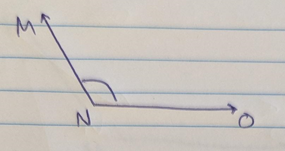
#> input picture Correct/Q1-1.png, 285 x 151 px; its folder holds only this picture in this run
$ python main.py
#> lines starting #> are read from the running program, lines starting #| are printed output that depends on the picture; after the words box and inside, x2 and y2 are one past the last pixel; in counts of white or black regions, pixels touching at a corner belong together
### image_preprocess.py
import numpy as np
import cv2

alpha = 1.8  # Contrast control (1.0-3.0)
beta = 0.1


def image_preprocess(img):
    blank_img = np.zeros((img.shape[0], img.shape[1]), dtype=np.uint8)
    contrasted = cv2.convertScaleAbs(img, alpha=alpha, beta=beta)

    hsv = cv2.cvtColor(contrasted, cv2.COLOR_BGR2HSV)

    #img = cv2.erode(hsv, kernel=None, iterations=1)
   # Threshold of blue in HSV space
    lower_blue = np.array([116, 0, 0])
    upper_blue = np.array([150, 255, 255])

   # preparing the mask to overlay
    mask = cv2.inRange(hsv, lower_blue, upper_blue)

   # The black region in the mask has the value of 0,
   # so when multiplied with original image removes all non-blue regions
    result = cv2.bitwise_and(img, img, mask = mask)

    edges = cv2.Canny(result,0, 50)
    dilate = cv2.dilate(edges, kernel=None, iterations=2)
    erode = cv2.erode(dilate, kernel=None, iterations=2)

  # Find contours
    H, W = erode.shape[:2]

   # Find contours
    contours, hierarchy = cv2.findContours(erode.copy(), cv2.RETR_TREE, cv2.CHAIN_APPROX_SIMPLE)
    boxes = []

    for contour in contours:
      x, y, w, h = cv2.boundingRect(contour)
      boxes.append((x,y,w,h))

    for box in boxes:
        x, y, w, h = box

        if (w > 10 and w < 25) and (h > 10 and h<30):
          xmin = x
          xmax = x+w-15
          ymin = y
          ymax = y+h-15
          cv2.rectangle(erode.copy(), (xmin, ymin), (xmax, ymax), (0, 0, 0), -1)

    lines = cv2.HoughLinesP(erode, rho=1, theta=np.pi/180, threshold=50, minLineLength=90, maxLineGap=40)

    if lines is not None:
      for line in lines:
        x1, y1, x2, y2 = line[0]
        cv2.line(blank_img, (x1, y1), (x2, y2), 255, 2)

    binary_image = cv2.erode(blank_img, kernel=(5,5), iterations=1)

    return erode, binary_image

### draw_geometery.py
import cv2
from utils import measure_distance, calculate_angle

def draw_geometery(black_img, erode, img):

    error_note = ''

    contours, _ = cv2.findContours(erode, cv2.RETR_EXTERNAL, cv2.CHAIN_APPROX_SIMPLE)
    contours = sorted(contours, key = cv2.contourArea)

    H, W = erode.shape[:2]

    for c in contours:
        x, y, w, h = cv2.boundingRect(c)
        # Filter out small contours
        if (w > 10 and w < 50) and (h > 10 and h<50):
            continue
        cv2.drawContours(img, [c], -1, (0, 255, 0), 3, -1)

    contours, _ = cv2.findContours(black_img, cv2.RETR_EXTERNAL, cv2.CHAIN_APPROX_SIMPLE)
    contours = sorted(contours, key = cv2.contourArea)

    angle = 0
    cropped_arc = erode

    if contours:
        contour = contours[-1]
        points = []

        epsilon = 0.01 * cv2.arcLength(contour, False)
        approx = cv2.approxPolyDP(contour, epsilon, False)

        if len(approx) >= 3:
            for i in range(len(approx)):
                points.append(approx[i][0].tolist())

            for i in points:
                for j in points:
                    d = measure_distance(i, j)
                    if d == 0:
                        continue
                    elif d < 50 and d > 0:
                        points.remove(j)

        if len(points) >=3:
            angle = calculate_angle(points[0], points[1], points[2])

            if angle <=90:
              x_center, y_bottom = points[0]
            else:
              x_center, y_bottom = points[1]

            x1 = x_center - 40
            x2 = x_center + 40
            y1 = y_bottom - 50
            y2 = y_bottom + 5

            cropped_arc = erode[y1:y2, x1:x2]

            for point in points:
                cv2.circle(img, tuple(point), 8, (0, 0, 255), -1)

            #cv2.line(img, points[0], points[1],  (0, 255, 0), 4)
            #cv2.line(img, points[1], points[2], (0, 255, 0), 4)
        else:
            error_note = "Not enough vertices to calculate an angle."
    else:
        error_note = "No contours found."
    return img, angle, cropped_arc, error_note

### utils.py
import re
import numpy as np
import math
import cv2

# calcualte the angle between two lines
def calculate_angle(point1, point2, point3):
    """
    Calculate the angle between the line from point1 to point2 and from point2 to point3.
    """
    vector1 = np.array(point1) - np.array(point2)
    vector2 = np.array(point3) - np.array(point2)

    dot_product = np.dot(vector1, vector2)
    magnitude1 = np.linalg.norm(vector1)
    magnitude2 = np.linalg.norm(vector2)

    angle = math.acos(dot_product / (magnitude1 * magnitude2))
    return np.degrees(angle)

# calcualtes the intersection over unit
# [20 lines left out: function iou, not called in this run]

# measure the distance between two points
def measure_distance(pt1, pt2):
    return ((pt1[0] - pt2[0])**2+(pt1[1] - pt2[1])**2)**0.5

# remove duplicate characters from a string
def remove_items(test_list, item):
    return list(filter((item).__ne__, test_list))

# collect unique characters
# [60 lines left out: functions unique, moderator_text, label_moderator, display_images_grid, not called in this run]

def arc_angle_measurement(cropped_arc):
   angle = 0
   contours, _ = cv2.findContours(cropped_arc, cv2.RETR_EXTERNAL, cv2.CHAIN_APPROX_SIMPLE)
   for contour in contours:
    # Fit a minimum enclosing circle to the contour
      if len(contour) >= 5:  # Ensure there are enough points to fit an ellipse or circle
        ellipse = cv2.fitEllipse(contour)
        (center, axes, angle) = ellipse

   return angle


### ocr_labels.py
import cv2
import pytesseract
from utils import moderator_text, label_moderator


def ocr_labels(image, angle):

   labels = ''
   letter = ''
   angle_label = ''

   # Convert to grayscale
   gray = cv2.cvtColor(image, cv2.COLOR_BGR2GRAY)

   thresh = cv2.threshold(gray, 0, 255,
	 cv2.THRESH_BINARY_INV | cv2.THRESH_OTSU)[1]

   # apply a distance transform which calculates the distance to the
   # closest zero pixel for each pixel in the input image
   dist = cv2.distanceTransform(thresh, cv2.DIST_L2, 5)
   # normalize the distance transform such that the distances lie in
   # the range [0, 1] and then convert the distance transform back to
   # an unsigned 8-bit integer in the range [0, 255]
   dist = cv2.normalize(dist, dist, 0, 1.0, cv2.NORM_MINMAX)
   dist = (dist * 255).astype("uint8")

   # threshold the distance transform using Otsu's method
   dist = cv2.threshold(dist, 0, 255,
	cv2.THRESH_BINARY | cv2.THRESH_OTSU)[1]
   # clean the image using morphological operations
   kernel = cv2.getStructuringElement(cv2.MORPH_ELLIPSE, (3, 3))
   thresh = cv2.morphologyEx(dist, cv2.MORPH_OPEN, kernel)
   thresh = cv2.dilate(thresh, kernel=(4,4), iterations=3)

   H, W = image.shape[:2]

   # Find contours
   contours, hierarchy = cv2.findContours(thresh, cv2.RETR_TREE, cv2.CHAIN_APPROX_SIMPLE)
   boxes = []
   coords = []
   # store the bounding coordinates of each contour
   for contour in contours:
     x, y, w, h = cv2.boundingRect(contour)
     boxes.append((x,y,w,h))

   for box in boxes:
        x, y, w, h = box
        # Filter out small contours
        # Extract the ROI (Region of Interest)
        if (w > 10 and w < 50) and (h > 10 and h<50):
          xmin = max(0, x-10)
          xmax = min(W, x+w+10)
          ymin = max(0, y-10)
          ymax = min(H, y+h+10)


          roi = thresh[ymin:ymax, xmin:xmax]
          # use tesseract to detect the angle labels as a single character with a whitelist 'MNOmno'
          letter = pytesseract.image_to_string(roi, config='--psm 10 -c tessedit_char_whitelist=MNOmno')
          # if the letter is not none store the coordinates of that letter in a varialble
          if letter:
            letter = letter.strip()
            letter = moderator_text(letter)
            coords.append(box)
            labels = angle_label + letter
            labels = label_moderator(labels)
          # Draw bounding box and letter on the image
          #cv2.rectangle(image, (xmin, ymin), (xmax, ymax), (0, 255, 0), 2)
          #cv2.putText(image, letter, (x, y), cv2.FONT_HERSHEY_SIMPLEX, 0.6, (0, 0, 255), 1)
   cv2.putText(image, f'<{labels:}: {int(angle)} degrees', (80, 30), cv2.FONT_HERSHEY_SIMPLEX, 0.7*(W/H)/2, (0, 0, 0), 2)
   print(labels, coords)
   return image, labels, coords

### save_json.py
import json

def save_json(angle, coords, labels, arc_angle_measure, error_note):
    angle_data = {}

        # define angle types
    if angle >= 0 and angle <=90:
        angle_type = 'Acute'
    elif angle >=90 and angle <=180:
        angle_type = 'Obtuse'
    else:
        angle_type = 'Reflex'

    if labels == '':
        angle_data['angle_labels'] ='labels not detected'
    else:
        my_dict = {}
        for i in range(len(coords)):
          if i>3:
             break
          my_dict[labels[i-1]] = coords[i-1]
        angle_data['angle_labels'] = my_dict

    angle_data['angle_measurement'] = round(angle, 1)
    angle_data['Vertex_label'] =  'vertex not detected' if labels == '' else { labels[1]: coords[1]}
    angle_data['angle_type'] = angle_type

    ""
    #the reason labels of the second index is the location of the arc is that the labels are sorted in increasing x-coordinate
    # and two lines can only make arc angle at the middle where the second lable found
    ""
    angle_data['angle_identified_with_arc'] = 'True' if labels != "" and  labels[1] == 'N' else  'False'
    angle_data['arc_angle_measurement'] = round(arc_angle_measure, 1)
    angle_data['confidence'] = 100
    angle_data['error_notes'] = error_note

    return angle_data

# save the details in json format


### main.py
from imutils import paths
from ocr_labels import ocr_labels
from image_preprocess import image_preprocess
from draw_geometery import draw_geometery
from utils import display_images_grid
from utils import arc_angle_measurement
import cv2
import json
import os
import save_json

import matplotlib.pyplot as plt

# directory for the test images dataset
image_dir = '/Users/hanna m/machinelearning/deep_learning/cv/analyse_geometery/Correct'
# create a vaiable for the analyzed images to be stored
# list of each json data to be stored
# detail about the angle

analyzed_images = []
final_data = []
angle_data = {}

# An object of list of images
imagePaths = paths.list_images(image_dir)

for imagePath in imagePaths:
    # dictionay for the angle data detail
    angle_data = {}
    angle_type = ''

    # splitting the image path to extract the filename
    filename = imagePath.split(os.path.sep)[-1]
    output_dir = '/Users/hanna m/machinelearning/deep_learning/cv/analyse_geometery/analyzed_images'
    arc_dir = '/Users/hanna m/machinelearning/deep_learning/cv/analyse_geometery/arc_images'

    # directory where to save the output images
    output_dir = os.path.join(output_dir, filename)
    arc_dir = os.path.join(arc_dir, filename)

    print(output_dir)

    # read and preprocess image
    img = cv2.imread(imagePath)
#> img is the input picture: shape (151, 285, 3); mean B, G, R 190.4, 195.6, 201
    eroded_image, binary_image = image_preprocess(img)
#> in image_preprocess, `contrasted = cv2.convertScaleAbs(img, alpha=alpha, beta=beta)`:
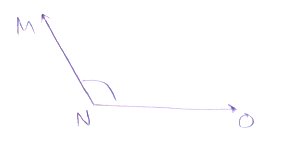
#> contrasted: shape (151, 285, 3); mean B, G, R 254.4, 253.8, 254
#> in image_preprocess, `mask = cv2.inRange(hsv, lower_blue, upper_blue)`:
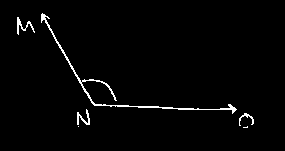
#> mask: shape (151, 285); 1.9% white in thin lines or dots, all inside (x1, y1, x2, y2) = (17, 13, 254, 128)
#> in image_preprocess, `contours, hierarchy = cv2.findContours(erode.copy(), cv2.RETR_TREE, cv..`: contours = 5 contours; box (x1, y1, x2, y2) and area: (40, 13, 237, 114) 1192, (84, 80, 115, 105) 486, (76, 109, 91, 128) 144, (17, 17, 36, 35) 124, (238, 113, 254, 129) 76
#> the loop in image_preprocess, `for contour in contours:` made 5 passes
#> (x, y, w, h) on passes 1 to 5: (238, 113, 16, 16), (76, 109, 15, 19), (17, 17, 19, 18), (40, 13, 197, 101), (84, 80, 31, 25)
#> after the loop in image_preprocess, `for contour in contours:`: boxes = [(238, 113, 16, 16), (76, 109, 15, 19), (17, 17, 19, 18), (40, 13, 197, 101), (84, 80, 31, 25)]
#> the loop in image_preprocess, `for box in boxes:` made 5 passes
#> (x, y, w, h, xmin, xmax, ymin, ymax) on passes 1 to 3: (238, 113, 16, 16, 238, 239, 113, 114), (76, 109, 15, 19, 76, 76, 109, 113), (17, 17, 19, 18, 17, 21, 17, 20)
#> in image_preprocess, `lines = cv2.HoughLinesP(erode, rho=1, theta=np.pi/180, threshold=50, m..`: lines = [[93, 105, 236, 110], [41, 13, 92, 104], [93, 104, 236, 109], [43, 13, 95, 106], [96, 106, 235, 111]]
#> the loop in image_preprocess, `for line in lines:` made 5 passes
    # draw the contours and on image lines and over the arc outline
    graph_drawn_img, angle, cropped_arc_img, error_note = draw_geometery(binary_image, eroded_image, img)
#> in draw_geometery, `contours, _ = cv2.findContours(erode, cv2.RETR_EXTERNAL, cv2.CHAIN_APP..`: contours = 4 contours; box (x1, y1, x2, y2) and area: (40, 13, 237, 114) 1192, (76, 109, 91, 128) 144, (17, 17, 36, 35) 124, (238, 113, 254, 129) 76
#> the loop in draw_geometery, `for c in contours:` made 4 passes
#> after the loop in draw_geometery, `for c in contours:`:
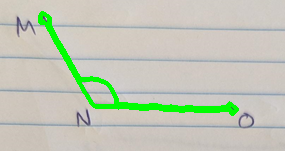
#> img: shape (151, 285, 3); 4.43% of pixels changed, all inside (x1, y1, x2, y2) = (38, 11, 239, 116)
#> in draw_geometery, `contours, _ = cv2.findContours(black_img, cv2.RETR_EXTERNAL, cv2.CHAIN..`: contours = 1 contour; box (x1, y1, x2, y2) and area: (41, 13, 238, 113) 708
#> in draw_geometery, `contour = contours[-1]`: contour = contour of 187 points, box (x1, y1, x2, y2) (41, 13, 238, 113), area 708
#> in draw_geometery, `epsilon = 0.01 * cv2.arcLength(contour, False)`: epsilon = 5.2
#> in draw_geometery, `approx = cv2.approxPolyDP(contour, epsilon, False)`: approx = [[41, 13], [95, 107], [237, 110], [95, 104], [42, 14]]
#> the loop in draw_geometery, `for i in range(len(approx)):` made 5 passes
#> after the loop in draw_geometery, `for i in range(len(approx)):`: points has the same summary as approx
#> the loop in draw_geometery, `for i in points:` made 3 passes
#> after the loop in draw_geometery, `for i in points:`: points = [[41, 13], [95, 107], [237, 110]]
#> in calculate_angle, `vector1 = np.array(point1) - np.array(point2)`: vector1 = [-54, -94]
#> in calculate_angle, `vector2 = np.array(point3) - np.array(point2)`: vector2 = [142, 3]
#> in calculate_angle, `dot_product = np.dot(vector1, vector2)`: dot_product = -7950
#> in calculate_angle, `magnitude1 = np.linalg.norm(vector1)`: magnitude1 = 108.4
#> in calculate_angle, `magnitude2 = np.linalg.norm(vector2)`: magnitude2 = 142
#> in calculate_angle, `angle = math.acos(dot_product / (magnitude1 * magnitude2))`: angle = 2.11
#> in draw_geometery, `angle = calculate_angle(points[0], points[1], points[2])`: angle = 121.1
#> in draw_geometery, `x_center, y_bottom = points[1]`: x_center = 95; y_bottom = 107
#> in draw_geometery, `x1 = x_center - 40`: x1 = 55
#> in draw_geometery, `x2 = x_center + 40`: x2 = 135
#> in draw_geometery, `y1 = y_bottom - 50`: y1 = 57
#> in draw_geometery, `y2 = y_bottom + 5`: y2 = 112
#> in draw_geometery, `cropped_arc = erode[y1:y2, x1:x2]`:
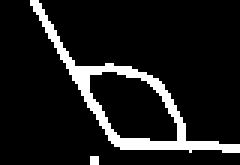
#> cropped_arc: shape (55, 80) (shown 3 times larger); 10.5% white; 2 white regions (1 under 20 px)
#> the loop in draw_geometery, `for point in points:` made 3 passes
#> after the loop in draw_geometery, `for point in points:`:
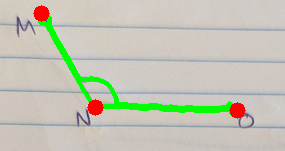
#> img: shape (151, 285, 3); 1.37% of pixels changed, all inside (x1, y1, x2, y2) = (33, 5, 246, 119)
#> angle = 121.1; error_note = ''
    #calculate the arc measure angle
    arc_angle_measure = arc_angle_measurement(cropped_arc_img)
#> in arc_angle_measurement, `contours, _ = cv2.findContours(cropped_arc, cv2.RETR_EXTERNAL, cv2.CHA..`: contours = 2 contours, 1 with area under 20; largest, box (x1, y1, x2, y2) and area: (10, 0, 80, 51) 808
#> the loop in arc_angle_measurement, `for contour in contours:` made 2 passes
#> (center, axes, angle) on pass 2: ((47.76, 38.94), (23.68, 90.95), 135.7)
#> arc_angle_measure = 135.7
    # extract the angle labels
    img, labels, coords = ocr_labels(graph_drawn_img, angle)
#> in ocr_labels, `kernel = cv2.getStructuringElement(cv2.MORPH_ELLIPSE, (3, 3))`: kernel = [[0, 1, 0], [1, 1, 1], [0, 1, 0]]
#> in ocr_labels, `thresh = cv2.dilate(thresh, kernel=(4,4), iterations=3)`:
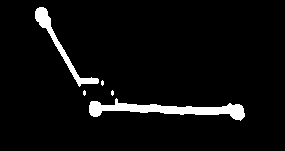
#> thresh: shape (151, 285); 4.9% white; 5 white regions (3 under 20 px)
#> in ocr_labels, `contours, hierarchy = cv2.findContours(thresh, cv2.RETR_TREE, cv2.CHAI..`: contours = 5 contours, 3 with area under 20; largest, box (x1, y1, x2, y2) and area: (89, 98, 245, 121) 1205, (35, 7, 99, 87) 596
#> the loop in ocr_labels, `for contour in contours:` made 5 passes
#> (x, y, w, h) on passes 1 to 5: (89, 98, 156, 23), (111, 90, 3, 6), (83, 90, 3, 6), (101, 80, 3, 6), (35, 7, 64, 80)
#> after the loop in ocr_labels, `for contour in contours:`: boxes = [(89, 98, 156, 23), (111, 90, 3, 6), (83, 90, 3, 6), (101, 80, 3, 6), (35, 7, 64, 80)]
#> the loop in ocr_labels, `for box in boxes:` made 5 passes
#> after the loop in ocr_labels, `for box in boxes:`: coords = []; labels = ''
#> in ocr_labels, `cv2.putText(image, f'<{labels:}: {int(angle)} degrees', (80, 30), cv2...`:
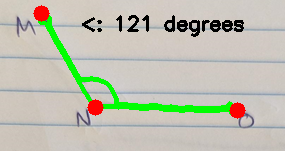
#> image: shape (151, 285, 3); 2.24% of pixels changed, all inside (x1, y1, x2, y2) = (82, 15, 244, 37)
#> labels = ''; coords = []
    #store analyzed images in a list
    analyzed_images.append(cv2.resize(img, (350, 200)))

    file = save_json.save_json(angle, coords, labels, arc_angle_measure, error_note)
#> file = {'angle_labels': 'labels not detected', 'angle_measurement': 121.1, 'Vertex_label': 'vertex not detected', 'angle_type': 'Obtuse', 'angle_identified_with_arc': 'False', 'arc_angle_measurement': 135.7, 'confidence': 100, 'error_notes': ''}
    final_data.append(file)

with open('data_list.json', 'w') as json_file:
      json.dump(final_data,  json_file, indent=4)

print("Data has been saved to data_list.json")

plt.figure(figsize=(8, 10))

for i in range(12):
    plt.subplot(4,3, i+1)
    plt.axis('off')
#> (the run stopped early here; a loop or call above may not have finished)
